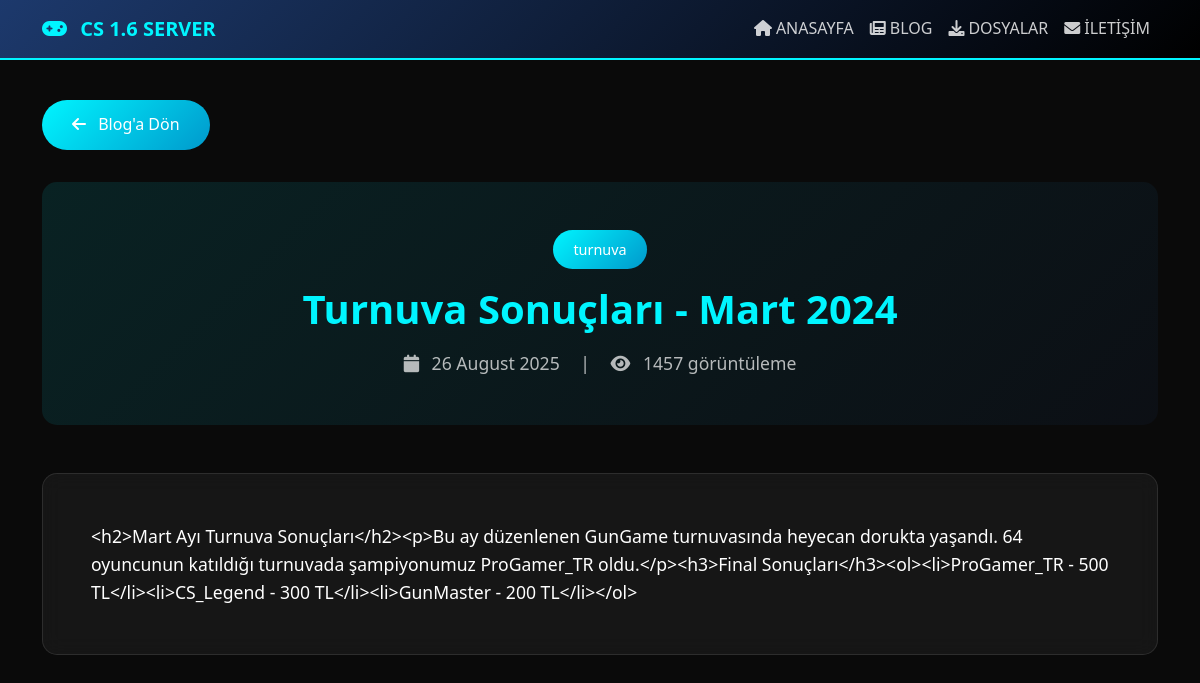
The app's page /blog-post.php?id=3 with its own data.
### tables this page shows
CREATE TABLE `blog_posts` (
  `id` int(11) NOT NULL AUTO_INCREMENT,
  `title` varchar(255) NOT NULL,
  `slug` varchar(255) NOT NULL,
  `content` text NOT NULL,
  `excerpt` text,
  `featured_image` varchar(255) DEFAULT NULL,
  `category` varchar(100) DEFAULT 'genel',
  `tags` text,
  `status` varchar(20) DEFAULT 'draft',
  `views` int(11) DEFAULT '0',
  `author_id` int(11) DEFAULT '1',
  `created_at` timestamp NOT NULL DEFAULT CURRENT_TIMESTAMP,
  `updated_at` timestamp NOT NULL DEFAULT CURRENT_TIMESTAMP ON UPDATE CURRENT_TIMESTAMP,
  `published_at` timestamp NULL DEFAULT NULL,
  PRIMARY KEY (`id`),
  UNIQUE KEY `slug` (`slug`),
  KEY `idx_blog_status` (`status`),
  KEY `idx_blog_category` (`category`),
  KEY `idx_blog_created` (`created_at`)
);

### includes/functions.php (called while the page is built, shortened)
<?php
function clean_output($data) {
    return htmlspecialchars($data, ENT_QUOTES, 'UTF-8');
}
function format_date($date, $format = 'd.m.Y H:i') {
    return date($format, strtotime($date));
}
?>

### blog-post.php (the view, shortened to what this page needs)
<?php
require_once 'config/database.php';
require_once 'includes/functions.php';
$post_id = isset($_GET['id']) ? intval($_GET['id']) : 0;
try {
    $stmt = $pdo->prepare("SELECT * FROM blog_posts WHERE id = ? AND status = 'published'");
    $stmt->execute([$post_id]);
    $post = $stmt->fetch();
} catch (PDOException $e) {
    log_error("Blog post page database error: " . $e->getMessage());
    safe_redirect('blog.php');
}
?>
<!DOCTYPE html>
<html lang="tr">
<head>
    <link href="https://cdn.jsdelivr.net/npm/bootstrap@5.1.3/dist/css/bootstrap.min.css" rel="stylesheet">
    <link href="https://cdnjs.cloudflare.com/ajax/libs/font-awesome/6.0.0/css/all.min.css" rel="stylesheet">
</head>
<body>
    <nav class="navbar navbar-expand-lg fixed-top">
        <div class="container">
            <a class="navbar-brand" href="index.php">
                <i class="fas fa-gamepad me-2"></i>
                CS 1.6 SERVER
            </a>
            <div class="collapse navbar-collapse" id="navbarNav">
                <ul class="navbar-nav ms-auto">
                    <li class="nav-item">
                        <a class="nav-link" href="index.php">
                            <i class="fas fa-home me-1"></i>ANASAYFA
                        </a>
                    </li>
                    <li class="nav-item">
                        <a class="nav-link active" href="blog.php">
                            <i class="fas fa-newspaper me-1"></i>BLOG
                        </a>
                    </li>
                    <li class="nav-item">
                        <a class="nav-link" href="files.php">
                            <i class="fas fa-download me-1"></i>DOSYALAR
                        </a>
                    </li>
                    <li class="nav-item">
                        <a class="nav-link" href="index.php#contact">
                            <i class="fas fa-envelope me-1"></i>İLETİŞİM
                        </a>
                    </li>
                </ul>
            </div>
        </div>
    </nav>
    <main class="main-content">
        <div class="container">
            <a href="blog.php" class="back-to-blog">
                <i class="fas fa-arrow-left me-2"></i>
                Blog'a Dön
            </a>
            <header class="post-header">
                <a href="blog.php?category=<?php echo urlencode($post['category']); ?>"
                   class="post-category">
                    <?php echo clean_output($post['category']); ?>
                </a>
                <h1 class="post-title">
                    <?php echo clean_output($post['title']); ?>
                </h1>
                <div class="post-meta">
                    <i class="fas fa-calendar me-2"></i>
                    <?php echo format_date($post['created_at'], 'd F Y'); ?>
                    <span class="mx-3">|</span>
                    <i class="fas fa-eye me-2"></i>
                    <?php echo $post['views'] + 1; ?> görüntüleme
                </div>
            </header>
            <article class="post-content">
                <?php echo nl2br(clean_output($post['content'])); ?>
            </article>
        </div>
    </main>
</body>
</html>

### blog-post.php (style rules this page uses)
body { background-color: #0a0a0a; color: white; font-family: 'Segoe UI', Tahoma, Geneva, Verdana, sans-serif; line-height: 1.6; }
.navbar { background: linear-gradient(135deg, rgba(30, 60, 114, 0.95) 0%, rgba(0, 0, 0, 0.95) 100%); backdrop-filter: blur(10px); border-bottom: 2px solid #00f5ff; }
.navbar-brand { font-weight: bold; color: #00f5ff !important; }
.nav-link { color: rgba(255, 255, 255, 0.8) !important; transition: all 0.3s ease; }
.main-content { padding-top: 100px; min-height: 100vh; }
.post-header { text-align: center; margin-bottom: 3rem; padding: 3rem 0; background: linear-gradient(135deg, rgba(0, 245, 255, 0.1) 0%, rgba(30, 60, 114, 0.1) 100%); border-radius: 15px; }
.post-title { font-size: 2.5rem; font-weight: bold; color: #00f5ff; margin-bottom: 1rem; }
.post-meta { color: rgba(255, 255, 255, 0.7); font-size: 1.1rem; }
.post-category { background: linear-gradient(135deg, #00f5ff 0%, #0099cc 100%); color: white; padding: 8px 20px; border-radius: 25px; font-size: 0.9rem; text-decoration: none; display: inline-block; margin-bottom: 1rem; }
.post-content { background: rgba(255, 255, 255, 0.05); border-radius: 15px; padding: 3rem; margin-bottom: 3rem; backdrop-filter: blur(10px); border: 1px solid rgba(255, 255, 255, 0.1); font-size: 1.1rem; }
.back-to-blog { background: linear-gradient(135deg, #00f5ff 0%, #0099cc 100%); border: none; color: white; padding: 12px 30px; border-radius: 25px; text-decoration: none; display: inline-block; transition: all 0.3s ease; margin-bottom: 2rem; }

### records on screen
blog_posts: category "turnuva", title "Turnuva Sonuçları - Mart 2024", created_at "26 August 2025", $post['views'] + 1 "1457", content "<h2>Mart Ayı Turnuva Sonuçları</h2><p>Bu ay düzenlenen GunGame turnuvasında heyecan dorukta yaşandı. 64 oyuncunun katıldığı turnuvada şampiyonumuz ProGamer_TR oldu.</p><h3>Final Sonuçları</h3><ol><li>ProGamer_TR - 500 TL</li><li>CS_Legend - 300 TL</li><li>GunMaster - 200 TL</li></ol>"
